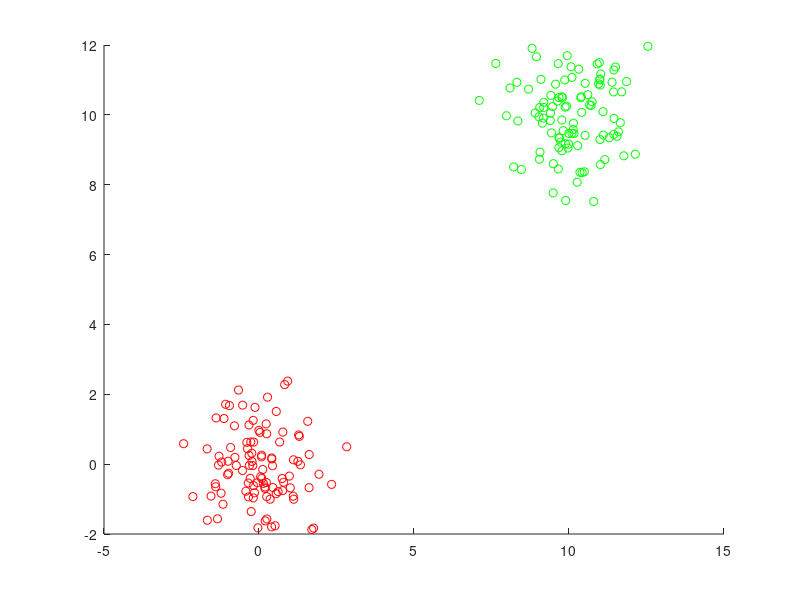
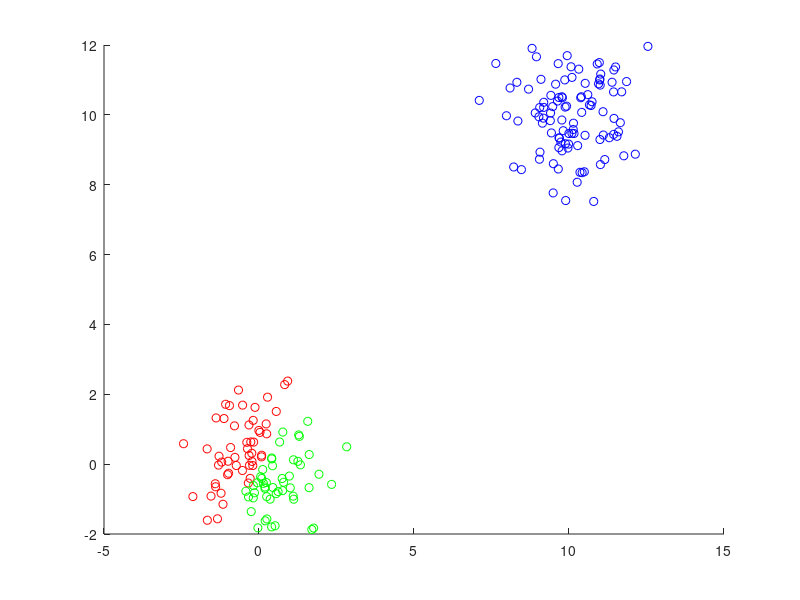
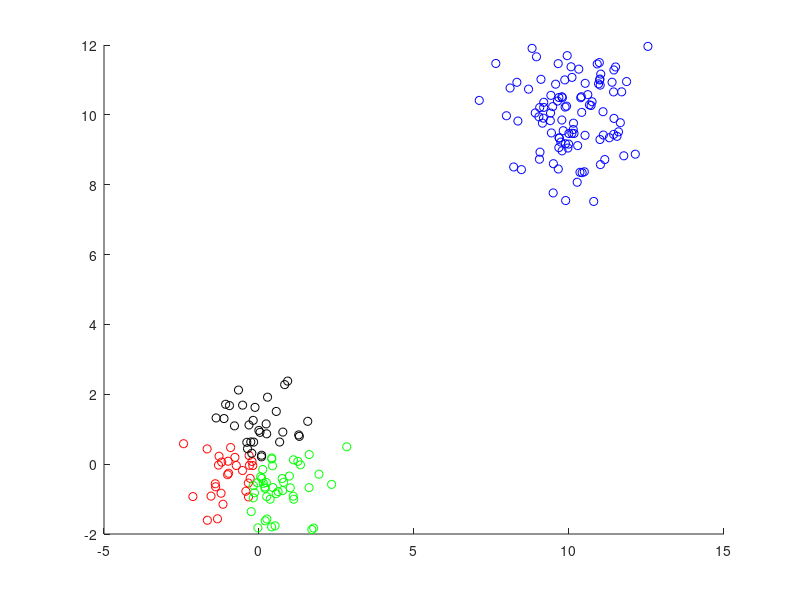
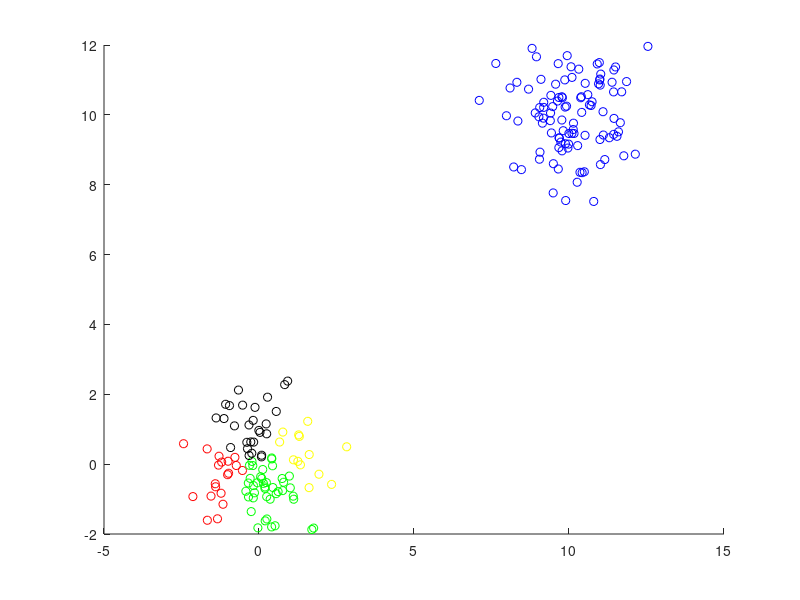

The MATLAB script that drew these images, in order:
function exercise1
%% SEE Line 47 and Line 64 for exercises.

    rand('seed', 0);
    
    %% Visualization (NO NEED TO MODIFY)
    X = [randn(100,2); randn(100,2)+10];
    for k = 2:5
        figure(k);
        y = kMeans(X, k);
        visualize_result(k, X, y);
    end
    
    X = [randn(100,2); randn(100,2)];
    for k = 2:5
        figure(k+5);
        y = kMeans(X, k);
        visualize_result(k, X, y);
    end
end

function visualize_result(k, X, y)
    %% Visualization (no need to update)
    colors = 'rgbky';
    clf;
    hold on;
    for i = 1:k
        plot(X(y==i,1), X(y==i,2), [colors(i) 'o']);
    end
    hold off;
end

function last_assignment = kMeans(data,k)
    % N is number of examples, d is number of feature dimension
    [N, d] = size(data);
    
    if N <= k,
        error('k has to be larger than number of samples');
    else
        % Initialize cluster centers
        for i = 1:k
            centroid(i,:) = data(i,:);
        end

        last_assignment = zeros(N, 1); % initialize as zero vector
        while (1)
            %% Step1: Assign data points to closest cluster center
            
            % Compute distance from each example to all cluster centers
            % and assign each example to its closest cluster
            % Take a look at funcitons [pdist2] and [min]
            % EDIT HERE.........
            
            tmp = last_assignment;
            D = pdist2(data, centroid);
            [~, tmp] = min(D, [], 2);
            
            if tmp == last_assignment
                % if new assignment is the same as the last one, then no
                % more new update
                break;
            else
                % if new assignmetn changed from the last one, update the
                % assignment and keep going
                last_assignment = tmp;
            end
            
            %% Step2: Change cluster center to its updated average
            for i = 1:k
                % Find all examples assigned to i
                % Extract all data assigned to cluster i and put them into
                % [cluster_members]
                % EDIT HERE.......
                cluster_members = data(find(last_assignment == i), :);
                
                % Assign the average of all members in cluster i and assign
                % the average into centroid(i,:)
                centroid(i,:) = mean(cluster_members);
            end
        end
    end
end